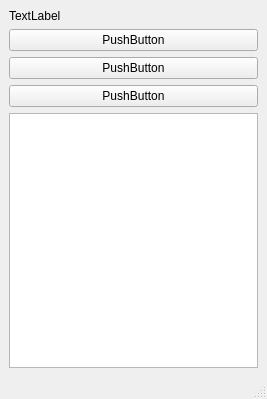
<?xml version="1.0" encoding="UTF-8"?>
<ui version="4.0">
 <class>MainWindow</class>
 <widget class="QMainWindow" name="MainWindow">
  <property name="geometry">
   <rect>
    <x>0</x>
    <y>0</y>
    <width>267</width>
    <height>399</height>
   </rect>
  </property>
  <property name="windowTitle">
   <string>MainWindow</string>
  </property>
  <widget class="QWidget" name="centralwidget">
   <layout class="QVBoxLayout" name="verticalLayout">
    <item>
     <widget class="QLabel" name="label_time">
      <property name="text">
       <string>TextLabel</string>
      </property>
     </widget>
    </item>
    <item>
     <widget class="QPushButton" name="pB_start">
      <property name="text">
       <string>PushButton</string>
      </property>
      <property name="checkable">
       <bool>false</bool>
      </property>
     </widget>
    </item>
    <item>
     <widget class="QPushButton" name="pB_circle">
      <property name="text">
       <string>PushButton</string>
      </property>
     </widget>
    </item>
    <item>
     <widget class="QPushButton" name="pB_reset">
      <property name="text">
       <string>PushButton</string>
      </property>
     </widget>
    </item>
    <item>
     <widget class="QTextBrowser" name="tB_log"/>
    </item>
   </layout>
  </widget>
  <widget class="QMenuBar" name="menubar">
   <property name="geometry">
    <rect>
     <x>0</x>
     <y>0</y>
     <width>267</width>
     <height>22</height>
    </rect>
   </property>
  </widget>
  <widget class="QStatusBar" name="statusbar"/>
 </widget>
 <resources/>
 <connections/>
</ui>
